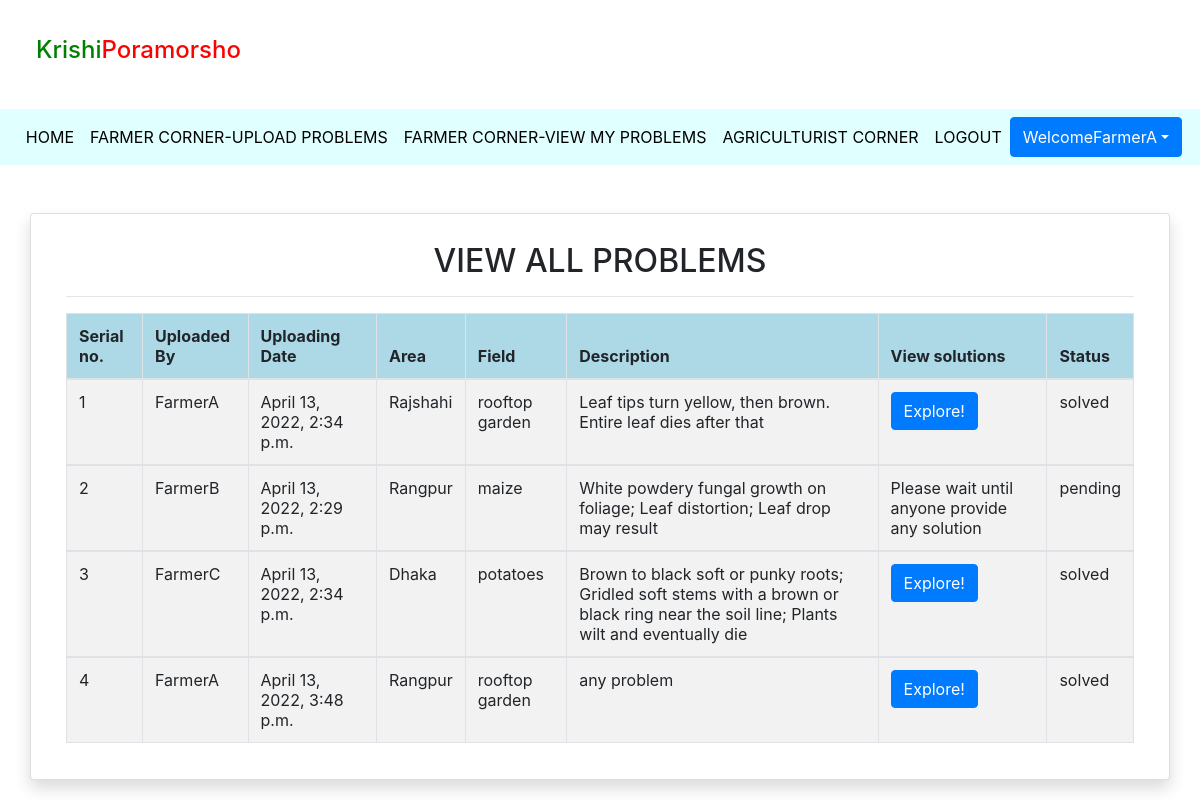
Before: /admin_problems (signed in) with the older database file.
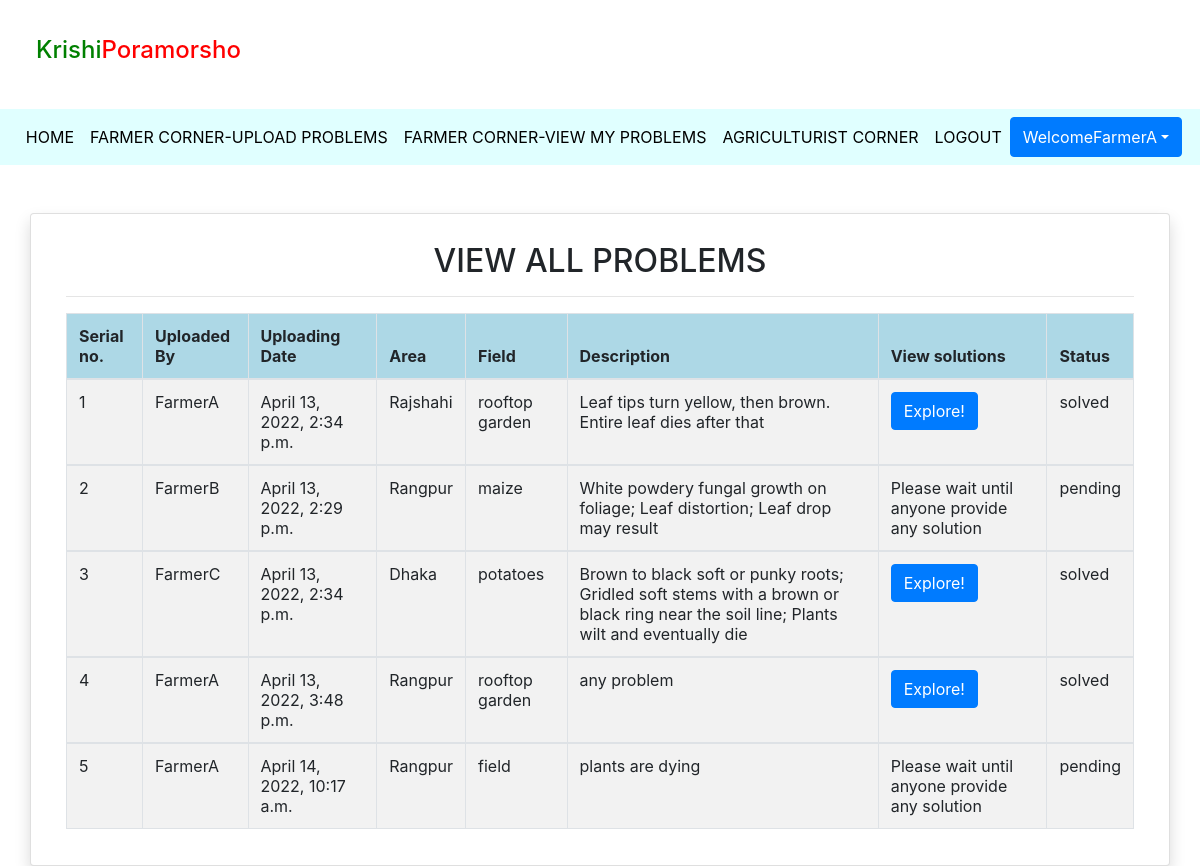
After: the same page with the newer database file.
### problems/models.py (models this page shows, shortened)
class problem(models.Model):
    user = models.ForeignKey(User, on_delete=models.CASCADE)
    uploadingdate = models.DateTimeField(auto_now=True)
    area = models.CharField(max_length=30)
    field = models.CharField(max_length=30)
    problemfile = models.FileField(null=True)
    filetype = models.CharField(max_length=30)
    description = models.CharField(max_length=200, null=True)
    status = models.CharField(max_length=15)

### problems/views.py (the view)
# urls.py: path('admin_problems', admin_problems, name = 'admin_problems'),
def admin_problems(request):
    if not request.user.is_authenticated:
        return redirect('admin_login')
    problems = problem.objects.all()
    d = {'problems': problems}
    return render(request, 'admin_problems.html', d)

### problems/templates/admin_problems.html (shortened to what this page needs)
{% extends 'user_navigation.html'%}
{% load static %}
{% block body %}
 <div class="container card shadow mt-5">
      <div class="card-body">
         <h2 class="text-center">VIEW ALL PROBLEMS</h2>
            <HR>
         <table class="table table-striped table-bordered" id="My Table">
         <thead style="background-color: lightblue">
         <tr>
             <th> Serial no.</th>
             <th>Uploaded By</th>
             <th> Uploading Date</th>
             <th> Area</th>
             <th> Field</th>
             <th> Description</th>
             <th> View solutions</th>
             <th> Status</th>
         </tr>
         </thead>
         {% for i in problems %}
         <tbody>
         <tr>
             <td> {{ forloop.counter }}</td>
             <td> {{i.user.username}}</td>
              <td> {{i.uploadingdate}}</td>
              <td> {{i.area}}</td>
              <td> {{i.field}}</td>
             <td> {{i.description }}</td>
             {% if i.status == 'solved' %}
              <td>
                <a href="{%  url 'solution' pk=i.pk %}" class="btn btn-primary tetx-white">Explore!</a>
              </td>
              {% else %}
              <td>Please wait until anyone provide any solution</td>
              {% endif %}
              <td> {{i.status}}</td>
        </tr>
         {% endfor %}
             </tbody>
         </table>
 </div>
 </div>
 {% endblock %}

### problems/templates/user_navigation.html (shortened to what this page needs)
<html lang="en">
<head>
    {% load static %}
  <link rel="stylesheet" href="https://maxcdn.bootstrapcdn.com/bootstrap/4.3.1/css/bootstrap.min.css">
  <link rel="stylesheet" href="https://use.fontawesome.com/releases/v5.6.3/css/all.css">
  <link rel="stylesheet" href="{% static 'css/mystyle.css' %}">
</head>
<body>
<h4 style = padding:3% ><span style="color:green">Krishi</span><span style="color: red">Poramorsho</span> </h4>
<nav class ="navbar navbar-expand-sm justify-content-center" style="background-color: lightcyan">
<ul class="navbar-nav">
    <li class="navbar-item">
        <a class="nav-link" href="{% url 'profile' %}">HOME</a>
    </li>
     <li class="navbar-item">
       <a class="nav-link" href="{% url 'upload_problems' %}">FARMER CORNER-UPLOAD PROBLEMS</a>
    </li>
     <li class="navbar-item">
        <a class="nav-link" href="{% url 'view_myproblems' %}">FARMER CORNER-VIEW MY PROBLEMS</a>
    </li>
    <li class="navbar-item">
        <a class="nav-link" href="{% url 'all_problems' %}">AGRICULTURIST CORNER</a>
    </li>
     <li class="navbar-item">
        <a class="nav-link" href="{% url 'logout' %}">LOGOUT</a>
    </li>
<div class="btn-group">
    <button type="button" class="btn btn-primary dropdown-toggle" data-toggle="dropdown">Welcome{{request.user.first_name}}</button>
</div>
</ul>
</nav>
</body>
</html>
{% block body %}
{% endblock %}

### problems/static/css/mystyle.css (style rules this page uses)
.nav-link { color: black }

Changed rows visible on the page:
added problem: user.username "FarmerA", uploadingdate "April 14, 2022, 10:17 a.m.", area "Rangpur", field "field", description "plants are dying", shows "Please wait until anyone provide any solution", status "pending"
